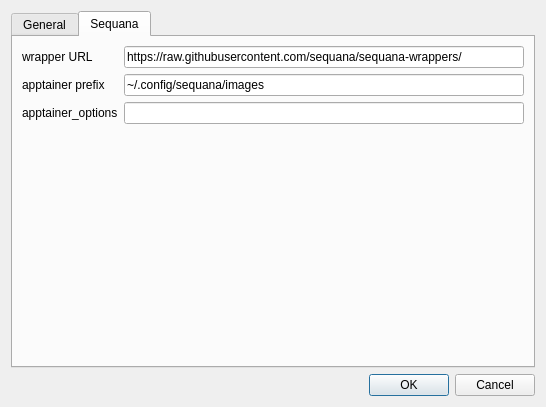
<?xml version="1.0" encoding="UTF-8"?>
<ui version="4.0">
 <class>Preferences</class>
 <widget class="QDialog" name="Preferences">
  <property name="geometry">
   <rect>
    <x>0</x>
    <y>0</y>
    <width>546</width>
    <height>407</height>
   </rect>
  </property>
  <property name="windowTitle">
   <string>Preferences</string>
  </property>
  <property name="sizeGripEnabled">
   <bool>false</bool>
  </property>
  <layout class="QGridLayout" name="gridLayout">
   <item row="0" column="0">
    <layout class="QGridLayout" name="gridLayout_2">
     <property name="sizeConstraint">
      <enum>QLayout::SetDefaultConstraint</enum>
     </property>
     <item row="0" column="0">
      <widget class="QTabWidget" name="tabs">
       <property name="sizePolicy">
        <sizepolicy hsizetype="Preferred" vsizetype="Preferred">
         <horstretch>0</horstretch>
         <verstretch>0</verstretch>
        </sizepolicy>
       </property>
       <property name="currentIndex">
        <number>1</number>
       </property>
       <widget class="QWidget" name="tab_general">
        <attribute name="title">
         <string>General</string>
        </attribute>
        <layout class="QVBoxLayout" name="verticalLayout_2">
         <item>
          <layout class="QFormLayout" name="formLayout">
           <property name="fieldGrowthPolicy">
            <enum>QFormLayout::AllNonFixedFieldsGrow</enum>
           </property>
           <item row="0" column="0">
            <widget class="QCheckBox" name="preferences_options_general_overwrite_value">
             <property name="toolTip">
              <string>&lt;html&gt;
&lt;body&gt;
&lt;p&gt;The config file and the snakefile are copied in the working directory when the SAVE button is pressed. If the files exist already, a dialog ask a confirmation. You can force the copy by checking this box.&lt;/p&gt;
&lt;/body&gt;
&lt;/html&gt;</string>
             </property>
             <property name="text">
              <string>overwrites files</string>
             </property>
            </widget>
           </item>
           <item row="1" column="0">
            <widget class="QLabel" name="label">
             <property name="toolTip">
              <string>&lt;html&gt;
&lt;body&gt;
&lt;p&gt;Select your favorite web browser to show an HTML reports.&lt;/p&gt;
&lt;/body&gt;
&lt;/html&gt;</string>
             </property>
             <property name="text">
              <string>Select the browser to be used</string>
             </property>
            </widget>
           </item>
           <item row="1" column="1">
            <widget class="QComboBox" name="preferences_options_general_browser_value">
             <property name="toolTip">
              <string>&lt;html&gt;
&lt;body&gt;
&lt;p&gt;Select your favorite web browser to show an HTML reports.&lt;/p&gt;
&lt;/body&gt;
&lt;/html&gt;</string>
             </property>
             <item>
              <property name="text">
               <string>pyqt/pyside</string>
              </property>
             </item>
             <item>
              <property name="text">
               <string>firefox</string>
              </property>
             </item>
             <item>
              <property name="text">
               <string>safari</string>
              </property>
             </item>
             <item>
              <property name="text">
               <string>chrome</string>
              </property>
             </item>
            </widget>
           </item>
           <item row="2" column="0">
            <widget class="QLabel" name="label_3">
             <property name="toolTip">
              <string>&lt;html&gt;&lt;head/&gt;&lt;body&gt;&lt;p&gt;Select the &lt;span style=&quot; font-style:italic;&quot;&gt;logging verbosity&lt;/span&gt; parameter to change the level of verbosity.&lt;/p&gt;&lt;p&gt;We recommend to use the &lt;span style=&quot; font-weight:600;&quot;&gt;INFO&lt;/span&gt; level. &lt;/p&gt;&lt;p&gt;For lowest verbosity, set to CRITICAL.&lt;/p&gt;&lt;p&gt;For highest verbosity, set to DEBUG.&lt;/p&gt;&lt;p&gt;&lt;span style=&quot; font-weight:600;&quot;&gt;Example&lt;/span&gt;: Selecting INFO level means: show INFO and following levels (WARNING, ERROR and CRITICAL) but not the level above (here, DEBUG).&lt;/p&gt;&lt;p&gt;&lt;br/&gt;&lt;/p&gt;&lt;/body&gt;&lt;/html&gt;</string>
             </property>
             <property name="text">
              <string>Logging verbosity</string>
             </property>
            </widget>
           </item>
           <item row="2" column="1">
            <widget class="QComboBox" name="preferences_options_general_logging_value">
             <property name="toolTip">
              <string>&lt;html&gt;&lt;head/&gt;&lt;body&gt;&lt;p&gt;Select the &lt;span style=&quot; font-style:italic;&quot;&gt;logging verbosity&lt;/span&gt; parameter to change the level of verbosity.&lt;/p&gt;&lt;p&gt;We recommend to use the &lt;span style=&quot; font-weight:600;&quot;&gt;INFO&lt;/span&gt; level. &lt;/p&gt;&lt;p&gt;For lowest verbosity, set to CRITICAL.&lt;/p&gt;&lt;p&gt;For highest verbosity, set to DEBUG.&lt;/p&gt;&lt;p&gt;&lt;span style=&quot; font-weight:600;&quot;&gt;Example&lt;/span&gt;: Selecting INFO level means: show INFO and following levels (WARNING, ERROR and CRITICAL) but not the level above (here, DEBUG).&lt;/p&gt;&lt;p&gt;&lt;br/&gt;&lt;br/&gt;&lt;/p&gt;&lt;/body&gt;&lt;/html&gt;</string>
             </property>
             <property name="currentIndex">
              <number>1</number>
             </property>
             <item>
              <property name="text">
               <string>DEBUG</string>
              </property>
             </item>
             <item>
              <property name="text">
               <string>INFO</string>
              </property>
             </item>
             <item>
              <property name="text">
               <string>WARNING</string>
              </property>
             </item>
             <item>
              <property name="text">
               <string>ERROR</string>
              </property>
             </item>
             <item>
              <property name="text">
               <string>CRITICAL</string>
              </property>
             </item>
            </widget>
           </item>
           <item row="3" column="0">
            <widget class="QLabel" name="label_4">
             <property name="toolTip">
              <string>&lt;html&gt;&lt;head/&gt;&lt;body&gt;&lt;p&gt;If you already know what HTML page you will open, set its filename here to open it automatically. when you click on &lt;span style=&quot; font-style:italic;&quot;&gt;Open Report&lt;/span&gt; button.&lt;/p&gt;&lt;/body&gt;&lt;/html&gt;</string>
             </property>
             <property name="text">
              <string>HTML page to open as a report</string>
             </property>
            </widget>
           </item>
           <item row="3" column="1">
            <widget class="QLineEdit" name="preferences_options_general_htmlpage_value">
             <property name="toolTip">
              <string>&lt;html&gt;&lt;head/&gt;&lt;body&gt;&lt;p&gt;If you already know what HTML page you will open, set its filename here to open it automatically. when you click on &lt;span style=&quot; font-style:italic;&quot;&gt;Open Report&lt;/span&gt; button.&lt;/p&gt;&lt;/body&gt;&lt;/html&gt;</string>
             </property>
             <property name="text">
              <string>summary.html</string>
             </property>
            </widget>
           </item>
           <item row="4" column="0">
            <widget class="QLabel" name="label_2">
             <property name="toolTip">
              <string>&lt;html&gt;&lt;head/&gt;&lt;body&gt;&lt;p&gt;In Sequanix, when a config file is imported or loaded, we dynamically create a form that is editable. In the form, widgets are automatically included in place of  fields ending in _file or _browser. One can add specific field to be transformed into a browser widget by adding such suffix in this preference box. &lt;/p&gt;&lt;p&gt;Fields must be separated by commas, semi-columns or spaces&lt;/p&gt;&lt;/body&gt;&lt;/html&gt;</string>
             </property>
             <property name="text">
              <string>Form browser keywords</string>
             </property>
            </widget>
           </item>
           <item row="4" column="1">
            <widget class="QLineEdit" name="preferences_options_general_addbrowser_value"/>
           </item>
           <item row="5" column="0">
            <widget class="QCheckBox" name="preferences_options_general_tooltip_value">
             <property name="toolTip">
              <string>Turn on/off tootips</string>
             </property>
             <property name="text">
              <string>Show tooltips</string>
             </property>
            </widget>
           </item>
           <item row="6" column="0">
            <widget class="QCheckBox" name="preferences_options_general_schema_value">
             <property name="toolTip">
              <string>&lt;html&gt;&lt;head/&gt;&lt;body&gt;&lt;p&gt;YAML/JSON Schema files can be provided. If so, they can be used to check the validity of the configuration file. &lt;/p&gt;&lt;p&gt;&lt;br/&gt;&lt;/p&gt;&lt;p&gt;For Sequana projects, if a schema file is available with the pipeline, it is automatically fetched.&lt;/p&gt;&lt;p&gt;&lt;br/&gt;&lt;/p&gt;&lt;p&gt;For Generic projects, you can import one in the File menu.&lt;/p&gt;&lt;p&gt;&lt;br/&gt;&lt;/p&gt;&lt;p&gt;Sometimes, the schema file may be wrong. If so, you can uncheck this box to force the config file to be saved.&lt;/p&gt;&lt;p&gt;&lt;br/&gt;&lt;/p&gt;&lt;/body&gt;&lt;/html&gt;</string>
             </property>
             <property name="text">
              <string>Check config with schema</string>
             </property>
            </widget>
           </item>
           <item row="7" column="0">
            <widget class="QLabel" name="label_6">
             <property name="toolTip">
              <string>&lt;html&gt;&lt;head/&gt;&lt;body&gt;&lt;p&gt;Set the location of the wrappers. Could be an official github repository or a fork. could also be a local copy. If so, it should be set a as e.g. &lt;span style=&quot; font-weight:600;&quot;&gt;git+file://path_to_local_copy&lt;/span&gt;&lt;/p&gt;&lt;p&gt;Keep empty if not used.&lt;/p&gt;&lt;/body&gt;&lt;/html&gt;</string>
             </property>
             <property name="text">
              <string>wrapper URL</string>
             </property>
            </widget>
           </item>
           <item row="7" column="1">
            <widget class="QLineEdit" name="preferences_options_general_wrapper_value">
             <property name="toolTip">
              <string>&lt;html&gt;&lt;head/&gt;&lt;body&gt;&lt;p&gt;Set the location of the wrappers. Could be an official github repository or a fork. could also be a local copy. If so, it should be set a as e.g. &lt;span style=&quot; font-weight:600;&quot;&gt;git+file://path_to_local_copy&lt;/span&gt;&lt;/p&gt;&lt;p&gt;Keep empty if not used.&lt;/p&gt;&lt;/body&gt;&lt;/html&gt;</string>
             </property>
            </widget>
           </item>
           <item row="8" column="0">
            <widget class="QLabel" name="label_7">
             <property name="toolTip">
              <string>&lt;html&gt;&lt;head/&gt;&lt;body&gt;&lt;p&gt;Set the path to the directory that will store the apptainer images. If empty, apptainers are downloaded in the .snakemake local directory where the pipeline is launched.&lt;/p&gt;&lt;/body&gt;&lt;/html&gt;</string>
             </property>
             <property name="text">
              <string>apptainer_prefix</string>
             </property>
            </widget>
           </item>
           <item row="8" column="1">
            <widget class="QLineEdit" name="preferences_options_general_apptainer_value">
             <property name="toolTip">
              <string>&lt;html&gt;&lt;head/&gt;&lt;body&gt;&lt;p&gt;Set the path to the directory that will store the apptainer images. If empty, apptainers are downloaded in the .snakemake local directory where the pipeline is launched.&lt;/p&gt;&lt;/body&gt;&lt;/html&gt;</string>
             </property>
            </widget>
           </item>
           <item row="9" column="0">
            <widget class="QLabel" name="label_9">
             <property name="text">
              <string>apptainer_options</string>
             </property>
            </widget>
           </item>
           <item row="9" column="1">
            <widget class="QLineEdit" name="preferences_options_general_apptainer_args_value"/>
           </item>
          </layout>
         </item>
        </layout>
       </widget>
       <widget class="QWidget" name="tab_sequana">
        <attribute name="title">
         <string>Sequana</string>
        </attribute>
        <layout class="QVBoxLayout" name="verticalLayout">
         <item>
          <layout class="QFormLayout" name="formLayout_2">
           <item row="0" column="0">
            <widget class="QLabel" name="wrapperURLLabel">
             <property name="toolTip">
              <string>&lt;html&gt;&lt;head/&gt;&lt;body&gt;&lt;p&gt;Set the location of the sequana wrappers. Could be the official github repository or a fork. could also be a local copy. If so, it should be set a as e.g. &lt;span style=&quot; font-weight:600;&quot;&gt;git+file://path_to_local_copy&lt;/span&gt;&lt;/p&gt;&lt;p&gt;The official github repository is :&lt;/p&gt;&lt;p&gt;&lt;span style=&quot; font-weight:600;&quot;&gt;https://raw.githubusercontent.com/sequana/sequana-wrappers/&lt;/span&gt;&lt;/p&gt;&lt;p&gt;&lt;span style=&quot; font-weight:600;&quot;&gt;Note the trailing /&lt;/span&gt;&lt;/p&gt;&lt;/body&gt;&lt;/html&gt;</string>
             </property>
             <property name="text">
              <string>wrapper URL</string>
             </property>
            </widget>
           </item>
           <item row="0" column="1">
            <widget class="QLineEdit" name="preferences_options_sequana_wrapper_value">
             <property name="sizePolicy">
              <sizepolicy hsizetype="Expanding" vsizetype="Maximum">
               <horstretch>0</horstretch>
               <verstretch>0</verstretch>
              </sizepolicy>
             </property>
             <property name="toolTip">
              <string>&lt;html&gt;&lt;head/&gt;&lt;body&gt;&lt;p&gt;Set the location of the sequana wrappers. Could be the official github repository or a fork. could also be a local copy. If so, it should be set a as e.g. &lt;span style=&quot; font-weight:600;&quot;&gt;git+file://path_to_local_copy&lt;/span&gt;&lt;/p&gt;&lt;p&gt;The official github repository is :&lt;/p&gt;&lt;p&gt;&lt;span style=&quot; font-weight:600;&quot;&gt;https://raw.githubusercontent.com/sequana/sequana-wrappers/&lt;/span&gt;&lt;/p&gt;&lt;p&gt;&lt;span style=&quot; font-weight:600;&quot;&gt;Note the trailing /&lt;/span&gt;&lt;/p&gt;&lt;/body&gt;&lt;/html&gt;</string>
             </property>
             <property name="text">
              <string>https://raw.githubusercontent.com/sequana/sequana-wrappers/</string>
             </property>
            </widget>
           </item>
           <item row="1" column="1">
            <widget class="QLineEdit" name="preferences_options_sequana_apptainer_value">
             <property name="toolTip">
              <string>&lt;html&gt;&lt;head/&gt;&lt;body&gt;&lt;p&gt;Set the path to the directory that will store the apptainer images. If empty, apptainers are downloaded in the .snakemake local directory where the pipeline is launched.&lt;/p&gt;&lt;/body&gt;&lt;/html&gt;</string>
             </property>
             <property name="text">
              <string>~/.config/sequana/images</string>
             </property>
            </widget>
           </item>
           <item row="1" column="0">
            <widget class="QLabel" name="label_5">
             <property name="toolTip">
              <string>&lt;html&gt;&lt;head/&gt;&lt;body&gt;&lt;p&gt;Set the path to the directory that will store the apptainer images. If empty, apptainers are downloaded in the .snakemake local directory where the pipeline is launched.&lt;/p&gt;&lt;/body&gt;&lt;/html&gt;</string>
             </property>
             <property name="text">
              <string>apptainer prefix</string>
             </property>
            </widget>
           </item>
           <item row="2" column="0">
            <widget class="QLabel" name="label_8">
             <property name="text">
              <string>apptainer_options</string>
             </property>
            </widget>
           </item>
           <item row="2" column="1">
            <widget class="QLineEdit" name="preferences_options_sequana_apptainer_args_value"/>
           </item>
          </layout>
         </item>
        </layout>
       </widget>
      </widget>
     </item>
    </layout>
   </item>
   <item row="1" column="0">
    <widget class="QDialogButtonBox" name="buttonBox">
     <property name="orientation">
      <enum>Qt::Horizontal</enum>
     </property>
     <property name="standardButtons">
      <set>QDialogButtonBox::Cancel|QDialogButtonBox::Ok</set>
     </property>
    </widget>
   </item>
  </layout>
 </widget>
 <tabstops>
  <tabstop>tabs</tabstop>
  <tabstop>preferences_options_general_browser_value</tabstop>
 </tabstops>
 <resources/>
 <connections>
  <connection>
   <sender>buttonBox</sender>
   <signal>accepted()</signal>
   <receiver>Preferences</receiver>
   <slot>accept()</slot>
   <hints>
    <hint type="sourcelabel">
     <x>248</x>
     <y>254</y>
    </hint>
    <hint type="destinationlabel">
     <x>157</x>
     <y>274</y>
    </hint>
   </hints>
  </connection>
  <connection>
   <sender>buttonBox</sender>
   <signal>rejected()</signal>
   <receiver>Preferences</receiver>
   <slot>reject()</slot>
   <hints>
    <hint type="sourcelabel">
     <x>316</x>
     <y>260</y>
    </hint>
    <hint type="destinationlabel">
     <x>286</x>
     <y>274</y>
    </hint>
   </hints>
  </connection>
 </connections>
</ui>
